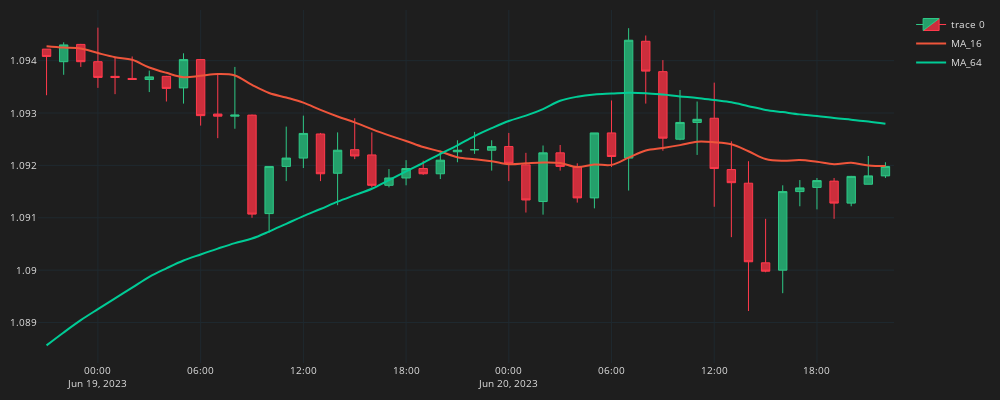

Notebook cell for this chart:
### Code cell
fig = go.Figure()
fig.add_trace(go.Candlestick(
    x=df_plot.time, open=df_plot.mid_o, high=df_plot.mid_h, low=df_plot.mid_l, close=df_plot.mid_c,
    line=dict(width=1), opacity=1,
    increasing_fillcolor='#24A06B',
    decreasing_fillcolor="#CC2E3C",
    increasing_line_color='#2EC886',  
    decreasing_line_color='#FF3A4C'
))
for ma in ma_list:  
    col = f"MA_{ma}"
    fig.add_trace(go.Scatter(x=df_plot.time, 
        y=df_plot[col],
        line=dict(width=2),
        line_shape='spline',
        name=col
        ))
fig.update_layout(width=1000,height=400,
    margin=dict(l=10,r=10,b=10,t=10),
    font=dict(size=10,color="#e1e1e1"),
    paper_bgcolor="#1e1e1e",
    plot_bgcolor="#1e1e1e")
fig.update_xaxes(
    gridcolor="#1f292f",
    showgrid=True,fixedrange=True,rangeslider=dict(visible=False)
)
fig.update_yaxes(
    gridcolor="#1f292f",
    showgrid=True
)
fig.show()
